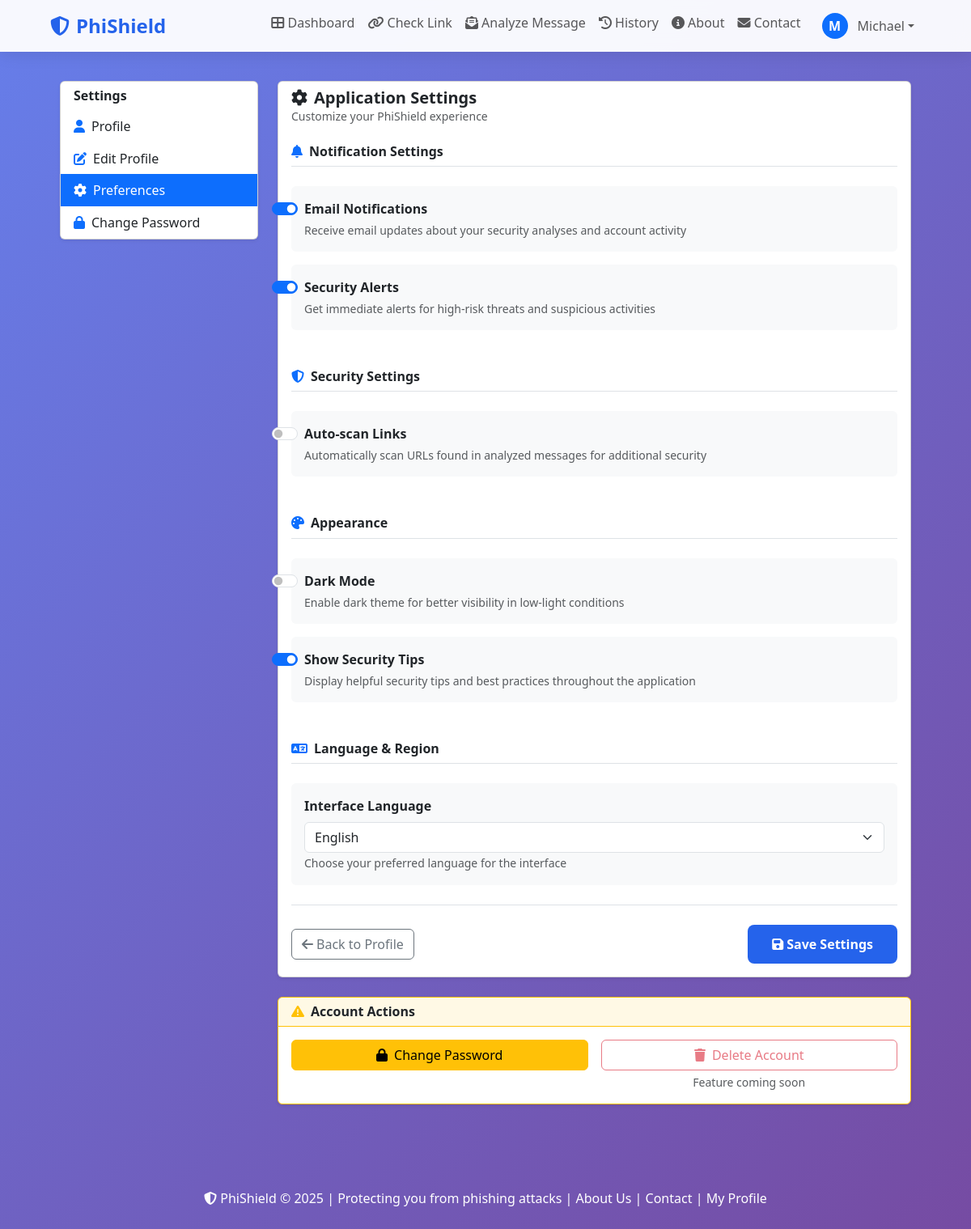
The page /settings/ (signed in) on the database its author committed.
### phishield/models.py (models this page shows, shortened)
class UserProfile(models.Model):
    ROLE_CHOICES = [
        ('employee', 'Employee'),
        ('manager', 'Manager'),
        ('admin', 'Administrator'),
        ('security_analyst', 'Security Analyst'),
    ]
    user = models.OneToOneField(User, on_delete=models.CASCADE, related_name='profile')
    bio = models.TextField(max_length=500, blank=True, null=True)
    phone = models.CharField(max_length=20, blank=True, null=True)
    location = models.CharField(max_length=100, blank=True, null=True)
    company = models.CharField(max_length=100, blank=True, null=True)
    role = models.CharField(max_length=20, choices=ROLE_CHOICES, default='employee')
    total_checks = models.IntegerField(default=0)
    threats_detected = models.IntegerField(default=0)
    date_joined = models.DateTimeField(auto_now_add=True)
    last_active = models.DateTimeField(auto_now=True)
    email_verified = models.BooleanField(default=True)
    profile_picture = models.ImageField(upload_to='profile_pics/', blank=True, null=True)
    receive_email_notifications = models.BooleanField(default=True)
    receive_security_alerts = models.BooleanField(default=True)
    dark_mode_enabled = models.BooleanField(default=False)
    auto_scan_links = models.BooleanField(default=False)
    show_tips = models.BooleanField(default=True)
    language = models.CharField(max_length=10, default='en', choices=[('en', 'English'), ('es', 'Spanish')])

### phishield/views.py (the view, shortened to what this page needs)
# urls.py: path("settings/", views.settings_page, name="settings"),
@login_required
def settings_page(request):
    profile = request.user.profile
    context = {
        'profile': profile,
    }
    return render(request, "phishield/settings.html", context)

### phishield/templates/phishield/settings.html (shortened to what this page needs)
{% extends "phishield/base.html" %}
{% block content %}
<div class="container-fluid py-4">
    <div class="row">
        <div class="col-lg-3 col-md-4 mb-4">
            <div class="card shadow-sm">
                <div class="card-header bg-transparent border-bottom-0">
                    <h6 class="mb-0 text-dark fw-bold">Settings</h6>
                </div>
                <div class="list-group list-group-flush rounded">
                    <a href="{% url 'phishield:profile' %}" class="list-group-item list-group-item-action border-0">
                        <i class="fas fa-user me-2 text-primary"></i>Profile
                    </a>
                    <a href="{% url 'phishield:edit_profile' %}" class="list-group-item list-group-item-action border-0">
                        <i class="fas fa-edit me-2 text-primary"></i>Edit Profile
                    </a>
                    <a href="{% url 'phishield:settings' %}" class="list-group-item list-group-item-action border-0 active">
                        <i class="fas fa-cog me-2 text-white"></i>Preferences
                    </a>
                    <a href="{% url 'phishield:change_password' %}" class="list-group-item list-group-item-action border-0">
                        <i class="fas fa-lock me-2 text-primary"></i>Change Password
                    </a>
                </div>
            </div>
        </div>
        <div class="col-lg-9 col-md-8">
            <div class="card shadow-sm">
                <div class="card-header bg-transparent border-bottom-0">
                    <h5 class="mb-0 text-dark fw-bold"><i class="fas fa-cog me-2"></i>Application Settings</h5>
                    <p class="text-muted mb-0 small">Customize your PhiShield experience</p>
                </div>
                <div class="card-body">
                    <form method="POST">
                        <div class="mb-5">
                            <h6 class="border-bottom pb-2 mb-4 text-dark fw-bold">
                                <i class="fas fa-bell me-2 text-primary"></i>Notification Settings
                            </h6>
                            <div class="form-check form-switch mb-3 p-3 bg-light rounded">
                                <input class="form-check-input" type="checkbox" name="receive_email_notifications"
                                       id="receive_email_notifications" {% if profile.receive_email_notifications %}checked{% endif %}>
                                <label class="form-check-label fw-bold" for="receive_email_notifications">
                                    Email Notifications
                                </label>
                                <small class="form-text text-muted d-block mt-1">Receive email updates about your security analyses and account activity</small>
                            </div>
                            <div class="form-check form-switch mb-3 p-3 bg-light rounded">
                                <input class="form-check-input" type="checkbox" name="receive_security_alerts"
                                       id="receive_security_alerts" {% if profile.receive_security_alerts %}checked{% endif %}>
                                <label class="form-check-label fw-bold" for="receive_security_alerts">
                                    Security Alerts
                                </label>
                                <small class="form-text text-muted d-block mt-1">Get immediate alerts for high-risk threats and suspicious activities</small>
                            </div>
                        </div>
                        <div class="mb-5">
                            <h6 class="border-bottom pb-2 mb-4 text-dark fw-bold">
                                <i class="fas fa-shield-alt me-2 text-primary"></i>Security Settings
                            </h6>
                            <div class="form-check form-switch mb-3 p-3 bg-light rounded">
                                <input class="form-check-input" type="checkbox" name="auto_scan_links"
                                       id="auto_scan_links" {% if profile.auto_scan_links %}checked{% endif %}>
                                <label class="form-check-label fw-bold" for="auto_scan_links">
                                    Auto-scan Links
                                </label>
                                <small class="form-text text-muted d-block mt-1">Automatically scan URLs found in analyzed messages for additional security</small>
                            </div>
                        </div>
                        <div class="mb-5">
                            <h6 class="border-bottom pb-2 mb-4 text-dark fw-bold">
                                <i class="fas fa-palette me-2 text-primary"></i>Appearance
                            </h6>
                            <div class="form-check form-switch mb-3 p-3 bg-light rounded">
                                <input class="form-check-input" type="checkbox" name="dark_mode_enabled"
                                       id="dark_mode_enabled" {% if profile.dark_mode_enabled %}checked{% endif %}>
                                <label class="form-check-label fw-bold" for="dark_mode_enabled">
                                    Dark Mode
                                </label>
                                <small class="form-text text-muted d-block mt-1">Enable dark theme for better visibility in low-light conditions</small>
                            </div>
                            <div class="form-check form-switch mb-3 p-3 bg-light rounded">
                                <input class="form-check-input" type="checkbox" name="show_tips"
                                       id="show_tips" {% if profile.show_tips %}checked{% endif %}>
                                <label class="form-check-label fw-bold" for="show_tips">
                                    Show Security Tips
                                </label>
                                <small class="form-text text-muted d-block mt-1">Display helpful security tips and best practices throughout the application</small>
                            </div>
                        </div>
                        <div class="mb-4">
                            <h6 class="border-bottom pb-2 mb-4 text-dark fw-bold">
                                <i class="fas fa-language me-2 text-primary"></i>Language & Region
                            </h6>
                            <div class="p-3 bg-light rounded">
                                <label for="language" class="form-label fw-bold">Interface Language</label>
                                <select class="form-select" name="language" id="language">
                                    <option value="en" {% if profile.language == 'en' %}selected{% endif %}>English</option>
                                </select>
                                <small class="form-text text-muted">Choose your preferred language for the interface</small>
                            </div>
                        </div>
                        <div class="d-flex justify-content-between align-items-center pt-4 border-top">
                            <a href="{% url 'phishield:profile' %}" class="btn btn-outline-secondary">
                                <i class="fas fa-arrow-left me-1"></i>Back to Profile
                            </a>
                            <button type="submit" class="btn btn-primary">
                                <i class="fas fa-save me-1"></i>Save Settings
                            </button>
                        </div>
                    </form>
                </div>
            </div>
            <div class="card shadow-sm mt-4 border-warning">
                <div class="card-header bg-warning bg-opacity-10 border-warning">
                    <h6 class="mb-0 text-dark fw-bold"><i class="fas fa-exclamation-triangle me-2 text-warning"></i>Account Actions</h6>
                </div>
                <div class="card-body">
                    <div class="row g-3">
                        <div class="col-md-6">
                            <a href="{% url 'phishield:change_password' %}" class="btn btn-warning w-100">
                                <i class="fas fa-lock me-2"></i>Change Password
                            </a>
                        </div>
                        <div class="col-md-6">
                            <button type="button" class="btn btn-outline-danger w-100" disabled>
                                <i class="fas fa-trash me-2"></i>Delete Account
                            </button>
                            <small class="text-muted d-block mt-1 text-center">Feature coming soon</small>
                        </div>
                    </div>
                </div>
            </div>
        </div>
    </div>
</div>
{% endblock %}

### phishield/templates/phishield/base.html (shortened to what this page needs)
<!DOCTYPE html>
<html lang="en">
<head>
    <link href="https://cdn.jsdelivr.net/npm/bootstrap@5.3.0/dist/css/bootstrap.min.css" rel="stylesheet">
    <link rel="stylesheet" href="https://cdnjs.cloudflare.com/ajax/libs/font-awesome/6.4.0/css/all.min.css">
</head>
<body>
    <nav class="navbar navbar-expand-lg fixed-top">
        <div class="container">
            <a class="navbar-brand" href="{% url 'phishield:index' %}">
                <i class="fas fa-shield-alt"></i>PhiShield
            </a>
            <div class="collapse navbar-collapse" id="navbarNav">
                <ul class="navbar-nav ms-auto">
                    {% if user.is_authenticated %}
                        <li class="nav-item">
                            <a class="nav-link" href="{% url 'phishield:dashboard' %}">
                                <i class="fas fa-th-large"></i> Dashboard
                            </a>
                        </li>
                        <li class="nav-item">
                            <a class="nav-link" href="{% url 'phishield:check_link' %}">
                                <i class="fas fa-link"></i> Check Link
                            </a>
                        </li>
                        <li class="nav-item">
                            <a class="nav-link" href="{% url 'phishield:analyze_message' %}">
                                <i class="fas fa-envelope-open-text"></i> Analyze Message
                            </a>
                        </li>
                        <li class="nav-item">
                            <a class="nav-link" href="{% url 'phishield:history' %}">
                                <i class="fas fa-history"></i> History
                            </a>
                        </li>
                        <li class="nav-item">
                            <a class="nav-link" href="{% url 'phishield:about_us' %}">
                                <i class="fas fa-info-circle"></i> About
                            </a>
                        </li>
                        <li class="nav-item">
                            <a class="nav-link" href="{% url 'phishield:contact' %}">
                                <i class="fas fa-envelope"></i> Contact
                            </a>
                        </li>
                        <li class="nav-item dropdown user-dropdown">
                            <a class="nav-link dropdown-toggle d-flex align-items-center" href="#" id="userDropdown" role="button" data-bs-toggle="dropdown" aria-expanded="false">
                                {% if user.profile.profile_picture %}
                                    <img src="{{ user.profile.profile_picture.url }}" alt="Profile" class="user-avatar">
                                {% else %}
                                    <div class="user-avatar bg-primary d-flex align-items-center justify-content-center text-white fw-bold">
                                        {{ user.username|first|upper }}
                                    </div>
                                {% endif %}
                                <span class="ms-1">{{ user.username }}</span>
                            </a>
                        </li>
                    {% endif %}
                </ul>
            </div>
        </div>
    </nav>
    <div class="container">
        {% block content %}{% endblock %}
    </div>
    <footer>
        <p>
            <i class="fas fa-shield-alt"></i> PhiShield &copy; 2025 |
            Protecting you from phishing attacks |
            <a href="{% url 'phishield:about_us' %}" class="text-white text-decoration-none">About Us</a> |
            <a href="{% url 'phishield:contact' %}" class="text-white text-decoration-none">Contact</a>
            {% if user.is_authenticated %}
                | <a href="{% url 'phishield:profile' %}" class="text-white text-decoration-none">My Profile</a>
            {% endif %}
        </p>
    </footer>
</body>
</html>

### phishield/templates/phishield/base.html (style rules this page uses)
:root { --primary-color: #2563eb; --danger-color: #dc2626; --warning-color: #f59e0b; --success-color: #10b981; }
body { padding-top: 76px; background: linear-gradient(135deg, #667eea 0%, #764ba2 100%); min-height: 100vh; font-family: 'Segoe UI', Tahoma, Geneva, Verdana, sans-serif; }
.navbar { background: rgba(255, 255, 255, 0.95) !important; backdrop-filter: blur(10px); box-shadow: 0 2px 20px rgba(0,0,0,0.1); }
.navbar-brand { font-weight: 700; font-size: 1.5rem; color: var(--primary-color) !important; }
.navbar-brand i { margin-right: 8px; }
.container { max-width: 1100px; }
.btn-primary { background: var(--primary-color); border: none; padding: 12px 30px; font-weight: 600; border-radius: 8px; }
footer { text-align: center; padding: 30px; color: white; margin-top: 50px; }
.user-dropdown { margin-left: 10px; }
.user-avatar { width: 32px; height: 32px; border-radius: 50%; object-fit: cover; margin-right: 8px; }

### rows shown on the page
UserProfile: receive_email_notifications "☑", receive_security_alerts "☑", show_tips "☑", language "English"

### other values the page prints
{{ user.username|first|upper }} "M"
{{ user.username }} "Michael"
